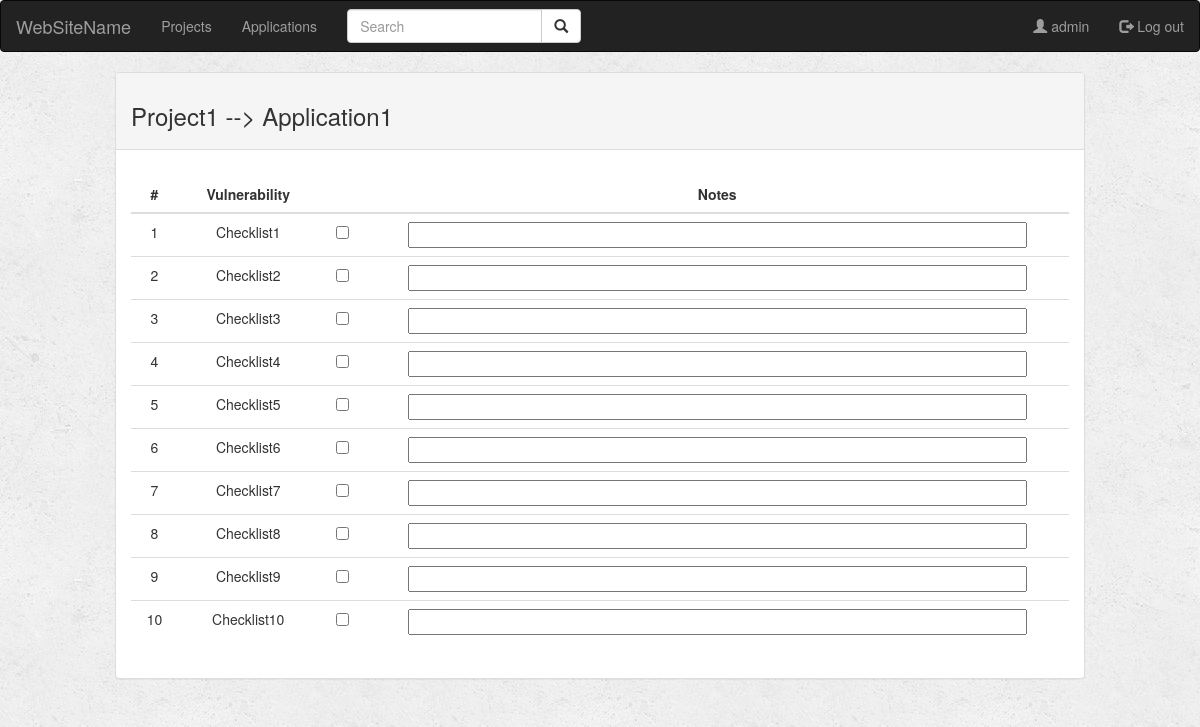
/project/1/application_detail/1/ (signed in), run on the app's committed database.
### project/models.py (models this page shows, shortened)
class Project(models.Model):
    user = models.ForeignKey(User, default=1, on_delete=models.SET_DEFAULT, related_name='user')
    name = models.CharField(max_length=100)
    situation = models.CharField(max_length=10)

class Application(models.Model):
    project = models.ForeignKey(Project, on_delete=models.CASCADE, related_name='project')
    name = models.CharField(max_length=100)
    access = models.CharField(max_length=100)
    username = models.CharField(max_length=30)
    notes = models.TextField(max_length=1000)
    checklist = models.CharField(max_length=100)
    reported = models.CharField(max_length=100)

class CheckList(models.Model):
    name = models.CharField(max_length=100)
    def __str__(self):
        return self.name

### project/views.py (the view)
# urls.py: url(r'^(?P<project_id>[0-9]+)/application_detail/(?P<application_id>[0-9]+)/$',views.application_detail, name='application_detail'),
def application_detail(request, project_id, application_id):
    if not request.user.is_authenticated:
        return render(request, 'project/login.html')
    else:
        user = request.user
        project = get_object_or_404(Project, pk=project_id)
        application = get_object_or_404(Application, pk=application_id)
        checklists = CheckList.objects.all()
        checkboxLength = len(list(application.checklist))
        table = []
        for i in range(checkboxLength):
            table.append([list(checklists)[i], list(application.checklist)[i]])
        return render(request, 'project/application_detail.html', {'project': project, 'application': application, 'checklists': checklists, 'checkboxLength': checkboxLength, 'table': table})

### project/templates/project/application_detail.html (shortened to what this page needs)
{% extends 'project/base.html' %}
{% block body %}
<div class="container-fluid">
    <div class="row">
        <div class="col-sm-10 col-sm-offset-1">
            <div class="panel panel-default">
                <div class="panel-heading">
                    <h3>{{project.name}} --> {{application.name}}</h3>
                </div>
                <div class="panel-body">
                    <div class="table-responsive-sm">
                        <table class="table table-hover">
                            <thead>
                                <tr>
                                    <div class="col-sm-1">
                                        <th style="width: 5%; text-align: center">#</th>
                                    </div>
                                    <div class="col-sm-2">
                                        <th style="width: 15%; text-align: center">Vulnerability</th>
                                    </div>
                                    <div class="col-sm-1">
                                        <th style="width: 5%; text-align: center"></th>
                                    </div>
                                    <div class="col-sm-6">
                                        <th style="width: 75%; text-align: center">Notes</th>
                                    </div>
                                </tr>
                            </thead>
                            <tbody>
                                {% for item in table %}
                                <tr>
                                    <div class="col-sm-1">
                                        <td style="width: 5%; text-align: center">{{forloop.counter}}</td>
                                    </div>
                                    <div class="col-sm-2">
                                        <td style="width: 15%; text-align: center">{{item.0}}</td>
                                    </div>
                                    <div class="col-sm-1">
                                        <td style="width: 5%; text-align: center">
                                            <input type="checkbox" id="{{item.0.id}}" name="check" value="{{item.1}}">
                                        </td>
                                    </div>
                                    <div class="col-sm-6">
                                        <td style="width: 75%; text-align: center">
                                            <input style="width: 90%" type="text"></td>
                                    </div>
                                </tr>
                                {% endfor %}
                            </tbody>
                        </table>
                    </div>
                </div>
            </div>
        </div>
    </div>
</div>
{% endblock %}

### project/templates/project/base.html (shortened to what this page needs)
<!DOCTYPE html>
<html lang="en" dir="ltr">
<head>
  {% load staticfiles %}
  <link rel="stylesheet" href="https://maxcdn.bootstrapcdn.com/bootstrap/3.3.6/css/bootstrap.min.css">
  <link rel="stylesheet" type="text/css" href="{% static 'project/style.css' %}" />
</head>
<body>
  <nav class="navbar navbar-inverse">
    <div class="container-fluid">
      <div class="navbar-header">
        <a class="navbar-brand" href="{% url 'project:index' %}">WebSiteName</a>
      </div>
      <ul class="nav navbar-nav">
        <li class="{% block projects_active %}{% endblock %}"><a href="{% url 'project:projects' %}">Projects</a></li>
        <li class="{% block applications_active %}{% endblock %}"><a
            href="{% url 'project:applications' %}">Applications</a></li>
      </ul>
      <form class="navbar-form navbar-left" role="search" method="get" action="{% url 'project:index' %}">
        <div class="input-group">
          <input type="text" class="form-control" placeholder="Search" name="q" value="{{ request.GET.q }}">
          <div class="input-group-btn">
            <button class="btn btn-default" type="submit">
              <i class="glyphicon glyphicon-search"></i>
            </button>
          </div>
        </div>
      </form>
      <ul class="nav navbar-nav navbar-right">
        <li class="{% block user_active %}{% endblock %}"><a href="#">
            <span class="glyphicon glyphicon-user"></span> {{user.username}}</a>
        </li>
        <li class="{% block logout_active %}{% endblock %}"><a href="{% url 'project:logout_user' %}">
            <span class="glyphicon glyphicon-log-out"></span> Log out</a>
        </li>
      </ul>
    </div>
  </nav>
  {% block body %}
  {% endblock %}
</body>
</html>

### project/static/project/style.css (style rules this page uses)
body { background: white url("images/background.png"); }

### data on the page
Project: name "Project1"
Application: name "Application1"
CheckList: name "Checklist1"
CheckList: name "Checklist2"
CheckList: name "Checklist3"
CheckList: name "Checklist4"
CheckList: name "Checklist5"
CheckList: name "Checklist6"
CheckList: name "Checklist7"
CheckList: name "Checklist8"
CheckList: name "Checklist9"
CheckList: name "Checklist10"

### other printed values
{{ user.username }} "admin"
